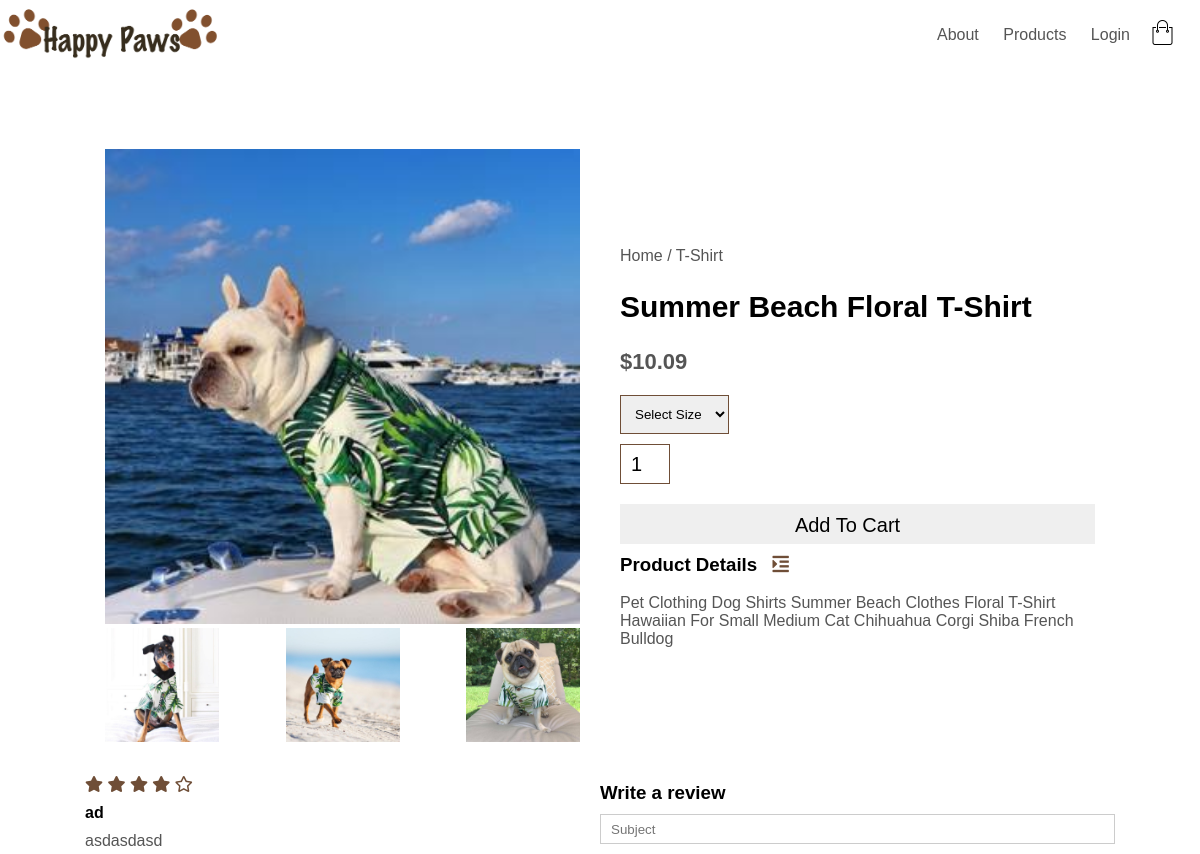
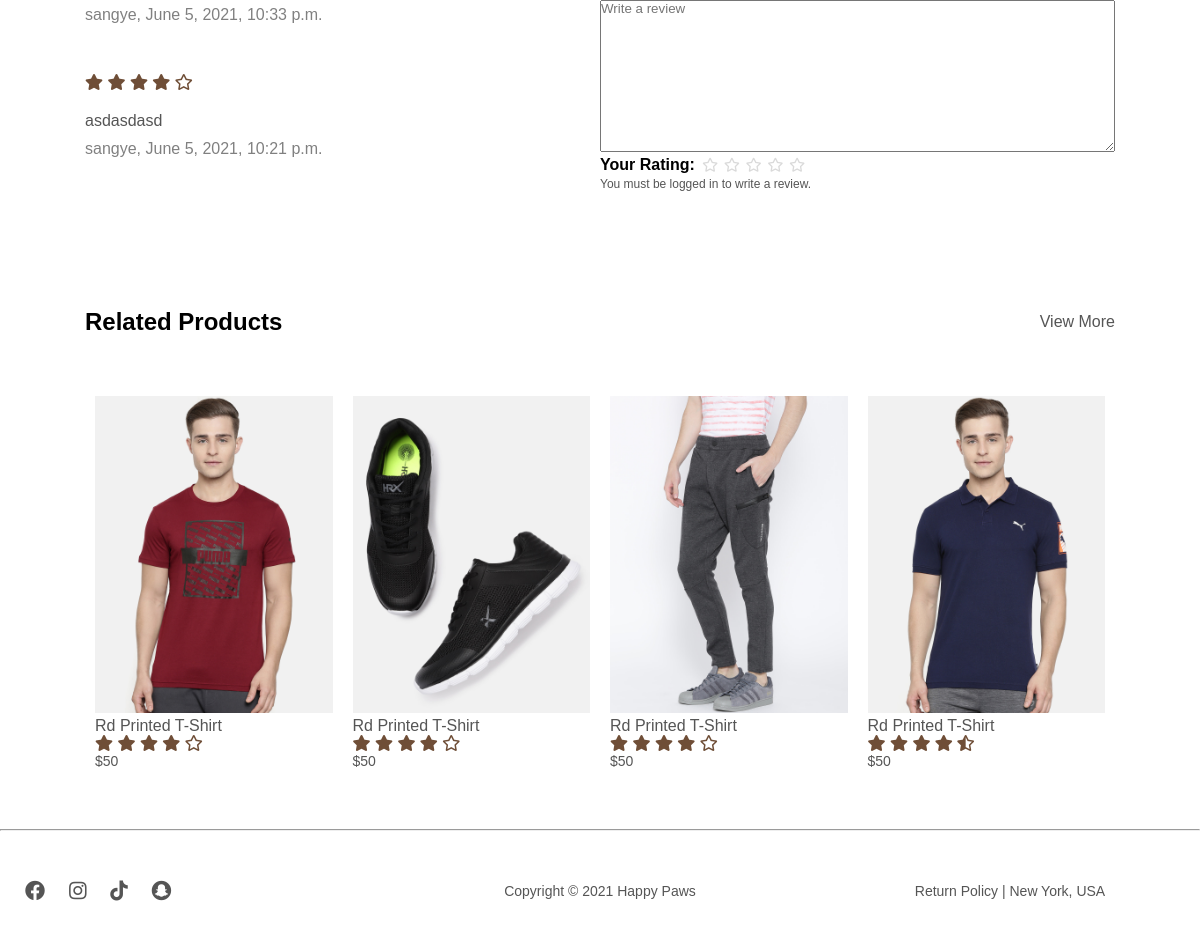
Page /product/1 on the committed database (2 pictures, top to bottom).
### store/models.py (models this page shows, shortened)
class Product(models.Model):
    name = models.CharField(max_length=255)
    price = models.DecimalField(max_digits=6, decimal_places=2)
    keyword = models.CharField(max_length=255)
    date_added = models.DateTimeField(default=timezone.now)
    image = models.ImageField(upload_to='products')
    description = RichTextUploadingField()
    def image_tag(self):
        return mark_safe(f'<img src="{self.image.url}" height="50">')
    image_tag.short_description = "Product Image"

class Images(models.Model):
    product = models.ForeignKey(Product, on_delete=models.CASCADE)
    title = models.CharField(max_length=50, blank=True)
    image = models.ImageField(blank=True, null=True, upload_to="products")
    class Meta:
        verbose_name_plural = "Images"

class Review(models.Model):
    reviewer = models.ForeignKey(User, on_delete=models.CASCADE)
    product = models.ForeignKey(Product, on_delete=models.CASCADE)
    subject = models.CharField(max_length=150, blank=True)
    review = models.TextField(blank=True)
    rating = models.IntegerField()
    date_added = models.DateTimeField(auto_now=True)

### store/views.py (the view, shortened to what this page needs)
# urls.py: path('product/<int:id>', views.product, name='product'),
def product(request, id):
    product = Product.objects.get(pk=id)
    context = {
        'product': product,
        'reviews': Review.objects.filter(product=product).order_by('-date_added')[:2]
        }
    return render(request, 'store/product.html', context)

### store/templates/store/product.html (shortened to what this page needs)
{% extends "store/base.html" %}
{% load static %}
{% block content %}
    <div class="small-container single-product">
        <div class="row">
            <div class="col-2">
                <img src="{{ product.image.url }}" id="product-img" alt="">
                <div class="small-img-row">
                    {% for product_image in product.images_set.all %}
                        <div class="small-img-col">
                            <img src="{{ product_image.image.url }}" class="small-img" alt="">
                        </div>
                    {% endfor %}
                </div>
            </div>
            <div class="col-2">
                <p>Home / T-Shirt</p>
                <h1>{{ product.name }}</h1>
                <h4>${{ product.price }}</h4>
                <select name="" id="">
                    <option value="">Select Size</option>
                </select>
                <form action="{% url 'add_cart' product.id %}" method="POST">
                    <input type="number" name="quantity" value="1" min="1">
                    <input type="submit" class="btn" value="Add To Cart">
                </form>
                <h3>Product Details <i class="fa fa-indent"></i></h3>
                <br>
                <p>{{ product.description|safe }}</p>
            </div>
        </div>
    </div>
    <div class="small-container">
        <div class="row">
            <div class="col-2">
                {% for review in reviews %}
                    <div class="customer-reviews">
                        <div class="rating">
                            <i class="fas fa-star" aria-hidden="true"></i>
                            <i class="fas fa-star" aria-hidden="true"></i>
                            <i class="fas fa-star" aria-hidden="true"></i>
                            <i class="fas fa-star" aria-hidden="true"></i>
                            <i class="far fa-star" aria-hidden="true"></i>
                        </div>
                        <div class="review-head">
                            <b>{{ review.subject }}</b>
                        </div>
                        <div class="review-body">
                            <p>{{ review.review }}</p>
                        </div>
                        <div class="review-footer">
                            {{ review.reviewer }}, {{ review.date_added }}
                        </div>
                    </div>
                {% endfor %}
            </div>
            <div class="col-2">
                <h3>Write a review</h3>
                <form class="review-form" action="{% url 'product' product.id %}" method="POST">
                    <input name="subject" type="text" placeholder="Subject">
                    <textarea name="review" id="" cols="30" rows="10" placeholder="Write a review"></textarea>
                    <div class="input-rating">
                        <strong class="text-uppercase">Your Rating: </strong>
                        <div class="stars">
                            <input type="radio" id="star5" name="rating" value="5"/><label for="star5"></label>
                            <input type="radio" id="star4" name="rating" value="4" /><label for="star4"></label>
                            <input type="radio" id="star3" name="rating" value="3" /><label for="star3"></label>
                            <input type="radio" id="star2" name="rating" value="2" /><label for="star2"></label>
                            <input type="radio" id="star1" name="rating" value="1" /><label for="star1"></label>
                        </div>
                    </div>
                    {% if user.is_authenticated %}
                        <button type="submit" class="btn">Submit</button>
                    {% else %}
                        <a href="{% url 'login' %}">You must be logged in to write a review.</a>
                    {% endif %}
                </form>
            </div>
        </div>
    </div>
    <div class="small-container">
        <div class="row row-2">
            <h2>Related Products</h2>
            <p>View More</p>
        </div>
    </div>
    <div class="small-container">
        <div class="row">
            <div class="col-4">
                <img src="{% static 'store/images/product-1.jpg' %}" alt="">
                <h4>Rd Printed T-Shirt</h4>
                <div class="rating">
                    <i class="fas fa-star" aria-hidden="true"></i>
                    <i class="fas fa-star" aria-hidden="true"></i>
                    <i class="fas fa-star" aria-hidden="true"></i>
                    <i class="fas fa-star" aria-hidden="true"></i>
                    <i class="far fa-star" aria-hidden="true"></i>
                </div>
                <p>$50</p>
            </div>
            <div class="col-4">
                <img src="{% static 'store/images/product-2.jpg' %}" alt="">
                <h4>Rd Printed T-Shirt</h4>
                <div class="rating">
                    <i class="fas fa-star" aria-hidden="true"></i>
                    <i class="fas fa-star" aria-hidden="true"></i>
                    <i class="fas fa-star" aria-hidden="true"></i>
                    <i class="fas fa-star" aria-hidden="true"></i>
                    <i class="far fa-star" aria-hidden="true"></i>
                </div>
                <p>$50</p>
            </div>
            <div class="col-4">
                <img src="{% static 'store/images/product-3.jpg' %}" alt="">
                <h4>Rd Printed T-Shirt</h4>
                <div class="rating">
                    <i class="fas fa-star" aria-hidden="true"></i>
                    <i class="fas fa-star" aria-hidden="true"></i>
                    <i class="fas fa-star" aria-hidden="true"></i>
                    <i class="fas fa-star" aria-hidden="true"></i>
                    <i class="far fa-star" aria-hidden="true"></i>
                </div>
                <p>$50</p>
            </div>
            <div class="col-4">
                <img src="{% static 'store/images/product-4.jpg' %}" alt="">
                <h4>Rd Printed T-Shirt</h4>
                <div class="rating">
                    <i class="fas fa-star" aria-hidden="true"></i>
                    <i class="fas fa-star" aria-hidden="true"></i>
                    <i class="fas fa-star" aria-hidden="true"></i>
                    <i class="fas fa-star" aria-hidden="true"></i>
                    <i class="fas fa-star-half-alt"></i>
                </div>
                <p>$50</p>
            </div>
        </div>
    </div>
{% endblock content %}

### store/static/store/style.css (style rules this page uses)
* { margin: 0; padding: 0; box-sizing: border-box; font-family: Arial, Helvetica, sans-serif; }
a { text-decoration: none; color: #555; }
p { color: #555; }
.row { display: flex; align-items: center; flex-wrap: wrap; justify-content: space-around; }
.col-2 { flex-basis: 50%; min-width: 300px; }
.col-2 img { max-width: 100%; padding: 20px 0; }
.col-2 h1 { font-size: 30px; margin: 25px 0; }
.btn { display: inline-block; padding: 10px 30px; margin: 30px 0; transition: background 0.5s; border: 1px solid black; color: black; }
.small-container { max-width: 1080px; margin: auto; padding-left: 25px; padding-right: 25px; }
.col-4 { flex-basis: 25%; padding: 10px; min-width: 200px; margin-bottom: 50px; transition: transform 0.5s; }
.col-4 img { width: 100%; }
h4 { color: #555; font-weight: normal; }
.col-4 p { font-size: 14px; }
.rating i { color: #6f4e37; }
.row-2 { justify-content: space-between; margin: 100px auto 50px; }
select { border: 1px solid #6f4e37; padding: 5px; }
.single-product { margin-top: 80px; }
.single-product img { width: 100%; }
.single-product .col-2 img { padding: 0; }
.single-product .col-2 { padding: 20px; }
.single-product h4 { margin: 20px 0; font-size: 22px; font-weight: bold; }
.single-product select { display: block; padding: 10px; margin-top: 20px; }
.single-product input { width: 50px; height: 40px; padding-left: 10px; font-size: 20px; margin-right: 10px; border: 1px solid #6f4e37; }
.single-product .fa { color: #6f4e37; margin-left: 10px; }
.small-img-row { display: flex; justify-content: space-between; }
.small-img-col { flex-basis: 24%; cursor: pointer; }
.customer-reviews { margin-top: 10px; }
.review-head { padding-top: 10px; }
.review-body { padding-top: 10px; }
.review-footer { padding-top: 10px; color: grey; margin-bottom: 50px; }
.review-form textarea { width: 100%; }
.review-form .input-rating .stars { display: inline-block; vertical-align: top; }
.review-form .input-rating .stars>label { float: right; cursor: pointer; padding: 0px 3px; margin: 0px; -webkit-transition: 0.3s all; transition: 0.3s all; }
.review-form .input-rating .stars>label:before { content: "\f005"; font-family: "Font Awesome 5 Free"; font-style: normal; font-weight: normal; color: #DADADA; font-size: 14px; -webkit-transition: 0.3s all; transition: 0.3s all; }
form input { width: 100%; height: 30px; margin: 10px 0; padding: 0 10px; border: 1px solid #ccc; }
form .btn { width: 100%; border: none; cursor: pointer; margin: 10px 0; }
form a { font-size: 12px; }

### rows in the picture
Product: image (picture), name "Summer Beach Floral T-Shirt", price "10.09", description "Pet Clothing Dog Shirts Summer Beach Clothes Floral T-Shirt Hawaiian For Small Medium Cat Chihuahua Corgi Shiba French Bulldog"
Images: image (picture)
Images: image (picture)
Images: image (picture)
Review: subject "ad", review "asdasdasd", reviewer "sangye", date_added "June 5, 2021, 10:33 p.m."
Review: review "asdasdasd", reviewer "sangye", date_added "June 5, 2021, 10:21 p.m."
